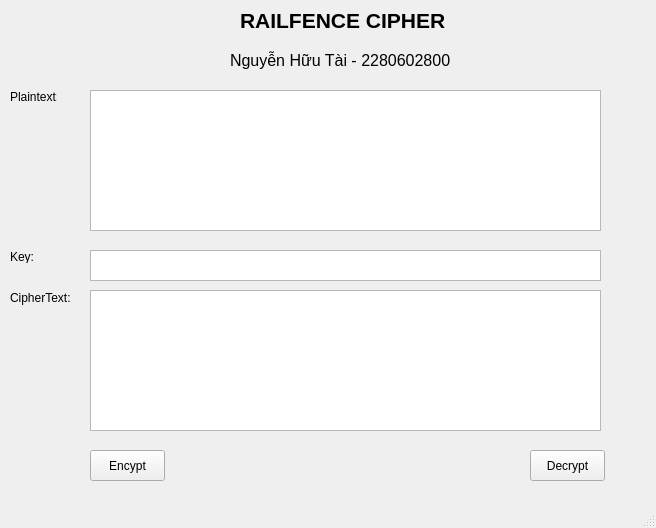
<?xml version="1.0" encoding="UTF-8"?>
<ui version="4.0">
 <class>MainWindow</class>
 <widget class="QMainWindow" name="MainWindow">
  <property name="geometry">
   <rect>
    <x>0</x>
    <y>0</y>
    <width>656</width>
    <height>528</height>
   </rect>
  </property>
  <property name="windowTitle">
   <string>MainWindow</string>
  </property>
  <widget class="QWidget" name="centralwidget">
   <widget class="QTextEdit" name="txt_plain_text">
    <property name="geometry">
     <rect>
      <x>90</x>
      <y>90</y>
      <width>511</width>
      <height>141</height>
     </rect>
    </property>
   </widget>
   <widget class="QLabel" name="label_11">
    <property name="enabled">
     <bool>true</bool>
    </property>
    <property name="geometry">
     <rect>
      <x>240</x>
      <y>10</y>
      <width>231</width>
      <height>21</height>
     </rect>
    </property>
    <property name="font">
     <font>
      <pointsize>16</pointsize>
      <weight>75</weight>
      <bold>true</bold>
     </font>
    </property>
    <property name="text">
     <string>RAILFENCE CIPHER</string>
    </property>
   </widget>
   <widget class="QTextEdit" name="txt_cipher_text">
    <property name="geometry">
     <rect>
      <x>90</x>
      <y>290</y>
      <width>511</width>
      <height>141</height>
     </rect>
    </property>
   </widget>
   <widget class="QLabel" name="label_14">
    <property name="geometry">
     <rect>
      <x>230</x>
      <y>50</y>
      <width>241</width>
      <height>21</height>
     </rect>
    </property>
    <property name="font">
     <font>
      <pointsize>12</pointsize>
     </font>
    </property>
    <property name="text">
     <string>Nguyễn Hữu Tài - 2280602800</string>
    </property>
   </widget>
   <widget class="QLabel" name="label_12">
    <property name="geometry">
     <rect>
      <x>10</x>
      <y>90</y>
      <width>47</width>
      <height>13</height>
     </rect>
    </property>
    <property name="text">
     <string>Plaintext:</string>
    </property>
   </widget>
   <widget class="QPushButton" name="btn_decrypt">
    <property name="geometry">
     <rect>
      <x>530</x>
      <y>450</y>
      <width>75</width>
      <height>31</height>
     </rect>
    </property>
    <property name="text">
     <string>Decrypt</string>
    </property>
   </widget>
   <widget class="QLabel" name="label_15">
    <property name="geometry">
     <rect>
      <x>10</x>
      <y>290</y>
      <width>61</width>
      <height>16</height>
     </rect>
    </property>
    <property name="text">
     <string>CipherText:</string>
    </property>
   </widget>
   <widget class="QLabel" name="label_13">
    <property name="geometry">
     <rect>
      <x>10</x>
      <y>250</y>
      <width>47</width>
      <height>13</height>
     </rect>
    </property>
    <property name="text">
     <string>Key:</string>
    </property>
   </widget>
   <widget class="QPushButton" name="btn_encrypt">
    <property name="geometry">
     <rect>
      <x>90</x>
      <y>450</y>
      <width>75</width>
      <height>31</height>
     </rect>
    </property>
    <property name="text">
     <string>Encypt</string>
    </property>
   </widget>
   <widget class="QTextEdit" name="txt_key">
    <property name="geometry">
     <rect>
      <x>90</x>
      <y>250</y>
      <width>511</width>
      <height>31</height>
     </rect>
    </property>
   </widget>
  </widget>
  <widget class="QMenuBar" name="menubar">
   <property name="geometry">
    <rect>
     <x>0</x>
     <y>0</y>
     <width>656</width>
     <height>21</height>
    </rect>
   </property>
  </widget>
  <widget class="QStatusBar" name="statusbar"/>
 </widget>
 <resources/>
 <connections/>
</ui>
